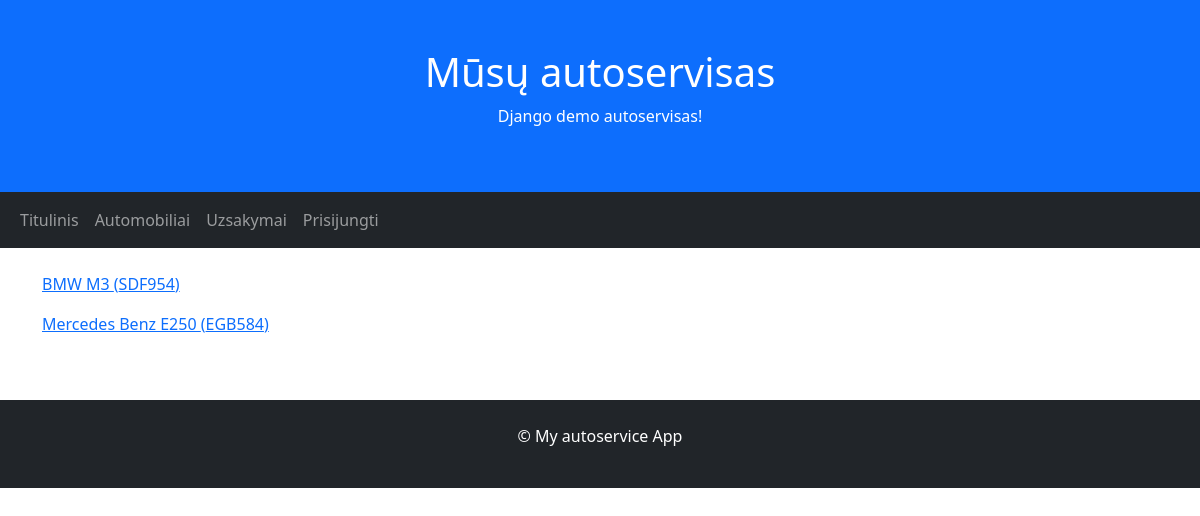
The app's page /cars/, older data.
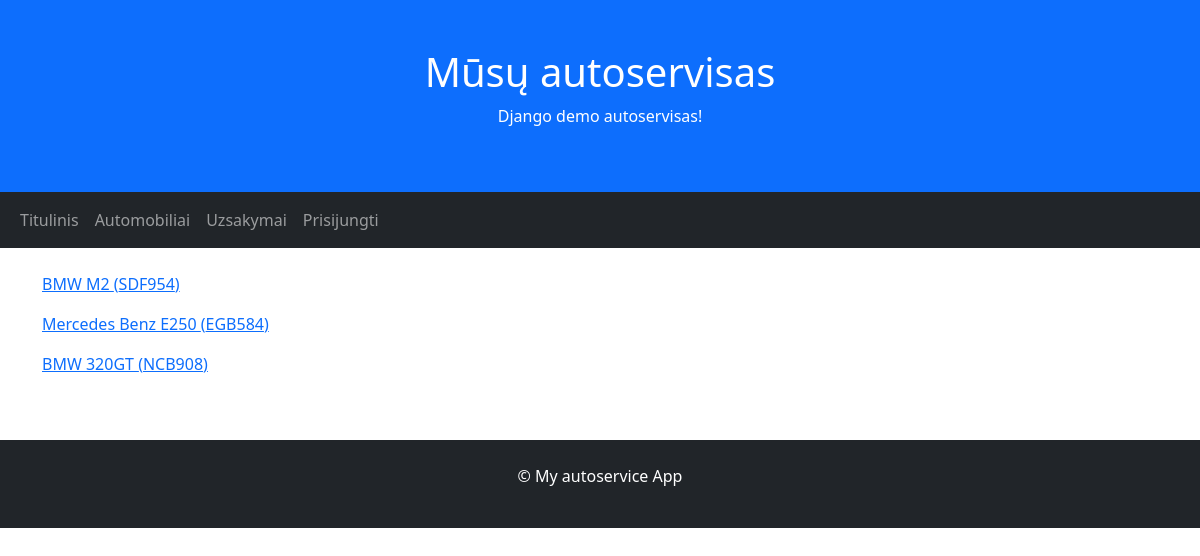
The same page, newer data.
### autoservice/models.py (models this page shows)
class Car(models.Model):
    make = models.CharField()
    model = models.CharField()
    license_plate = models.CharField()
    vin_code = models.CharField()
    client_name = models.CharField()
    description = HTMLField(default="")
    def __str__(self):
        return f"{self.make} {self.model}"

### autoservice/views.py (the view)
# urls.py: path('cars/', views.cars, name="cars"),
def cars(request):
    context = {
        'cars': Car.objects.all(),
    }
    return render(request, template_name="cars.html", context=context)

### autoservice/templates/cars.html (shortened to what this page needs)
{% extends 'base.html' %}
{% block content %}
{% for car in cars %}
<p><a href="{% url 'car' car.pk %}">{{ car }} ({{ car.license_plate }})</a></p>
{% endfor %}
{% endblock %}

Row changes from the older to the newer data that the page shows:
changed Car "SDF954": make+model "BMW M3" → "BMW M2"
added Car: make+model "BMW 320GT", license_plate "NCB908"
